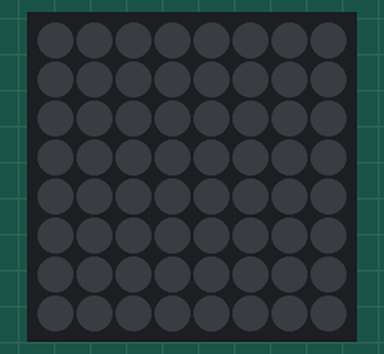
Bench run of a sketch on a simulated ESP8266 (NodeMCU). Shown: 8×8 RGB LED matrix (first LED top left, wired row by row). Dim RGB values are drawn brighter than linear.

Above: at 0.1 s.
At 4.99 s:
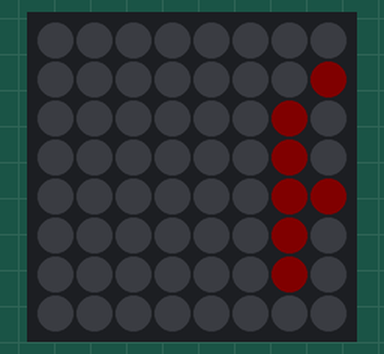
At 5.54 s:
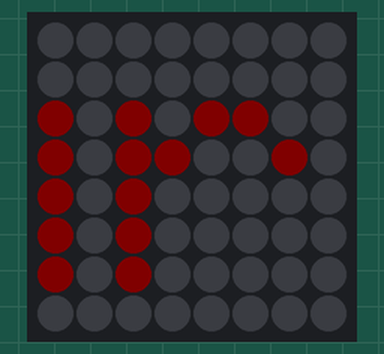
At 6.13 s:
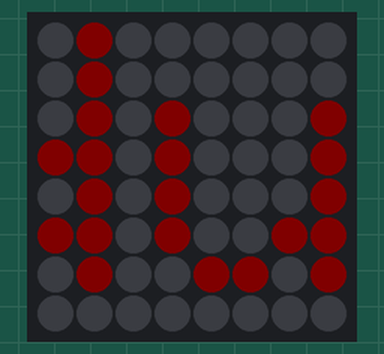
At 6.68 s:
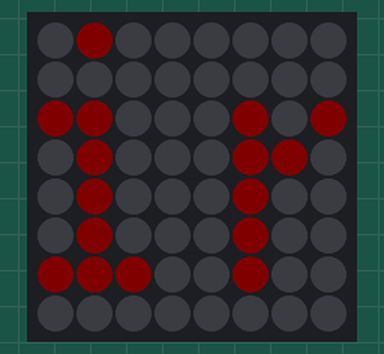
At 7.27 s:
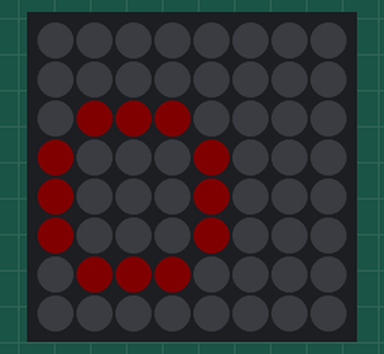

The sketch:

TextNeopixel-FestivalHelloWorld.ino
```cpp
// Adafruit_NeoMatrix example for single NeoPixel Shield.

#include <Adafruit_GFX.h>
#include <Adafruit_NeoMatrix.h>
#include <Adafruit_NeoPixel.h>
#ifndef PSTR
 #define PSTR // Make Arduino Due happy
#endif

#define PIN D1

// MATRIX DECLARATION:
// Parameter 1 = width of NeoPixel matrix
// Parameter 2 = height of matrix
// Parameter 3 = pin number (most are valid)
// Parameter 4 = matrix layout flags, add together as needed:
//   NEO_MATRIX_TOP, NEO_MATRIX_BOTTOM, NEO_MATRIX_LEFT, NEO_MATRIX_RIGHT:
//     Position of the FIRST LED in the matrix; pick two, e.g.
//     NEO_MATRIX_TOP + NEO_MATRIX_LEFT for the top-left corner.
//   NEO_MATRIX_ROWS, NEO_MATRIX_COLUMNS: LEDs are arranged in horizontal
//     rows or in vertical columns, respectively; pick one or the other.
//   NEO_MATRIX_PROGRESSIVE, NEO_MATRIX_ZIGZAG: all rows/columns proceed
//     in the same order, or alternate lines reverse direction; pick one.
//   See example below for these values in action.
// Parameter 5 = pixel type flags, add together as needed:
//   NEO_KHZ800  800 KHz bitstream (most NeoPixel products w/WS2812 LEDs)
//   NEO_KHZ400  400 KHz (classic 'v1' (not v2) FLORA pixels, WS2811 drivers)
//   NEO_GRB     Pixels are wired for GRB bitstream (most NeoPixel products)
//   NEO_RGB     Pixels are wired for RGB bitstream (v1 FLORA pixels, not v2)


// Example for NeoPixel Shield.  In this application we'd like to use it
// as a 5x8 tall matrix, with the USB port positioned at the top of the
// Arduino.  When held that way, the first pixel is at the top right, and
// lines are arranged in columns, progressive order.  The shield uses
// 800 KHz (v2) pixels that expect GRB color data.
Adafruit_NeoMatrix matrix = Adafruit_NeoMatrix(8, 8, PIN,
  NEO_MATRIX_TOP     + NEO_MATRIX_RIGHT +
  NEO_MATRIX_COLUMNS + NEO_MATRIX_PROGRESSIVE,
  NEO_GRB            + NEO_KHZ400);

const uint16_t colors[] = {"Solo creo que si crees en una relacion, debes esforzarte","Quiero disfrutar de mi exito, no disculparme por el",  matrix.Color(255, 0, 0), matrix.Color(0, 255, 0), matrix.Color(0, 0, 255) };

void setup()
{
  matrix.begin();
  matrix.setTextWrap(false);
  matrix.setBrightness(5);
  matrix.setTextColor(colors[0]);
}

int x    = matrix.width();
int pass = 0;

void loop()
{
  matrix.fillScreen(0);
  matrix.setCursor(x, 0);
  matrix.print(F("Arduino"));
  if(--x < -36) {
    x = matrix.width();
    if(++pass >= 3) pass = 0;
    matrix.setTextColor(colors[pass]);
  }
  matrix.show();
  delay(50);
}
```

Measured:
- by itself, everything shown: repeats every 7.3 s, in 45 steps
